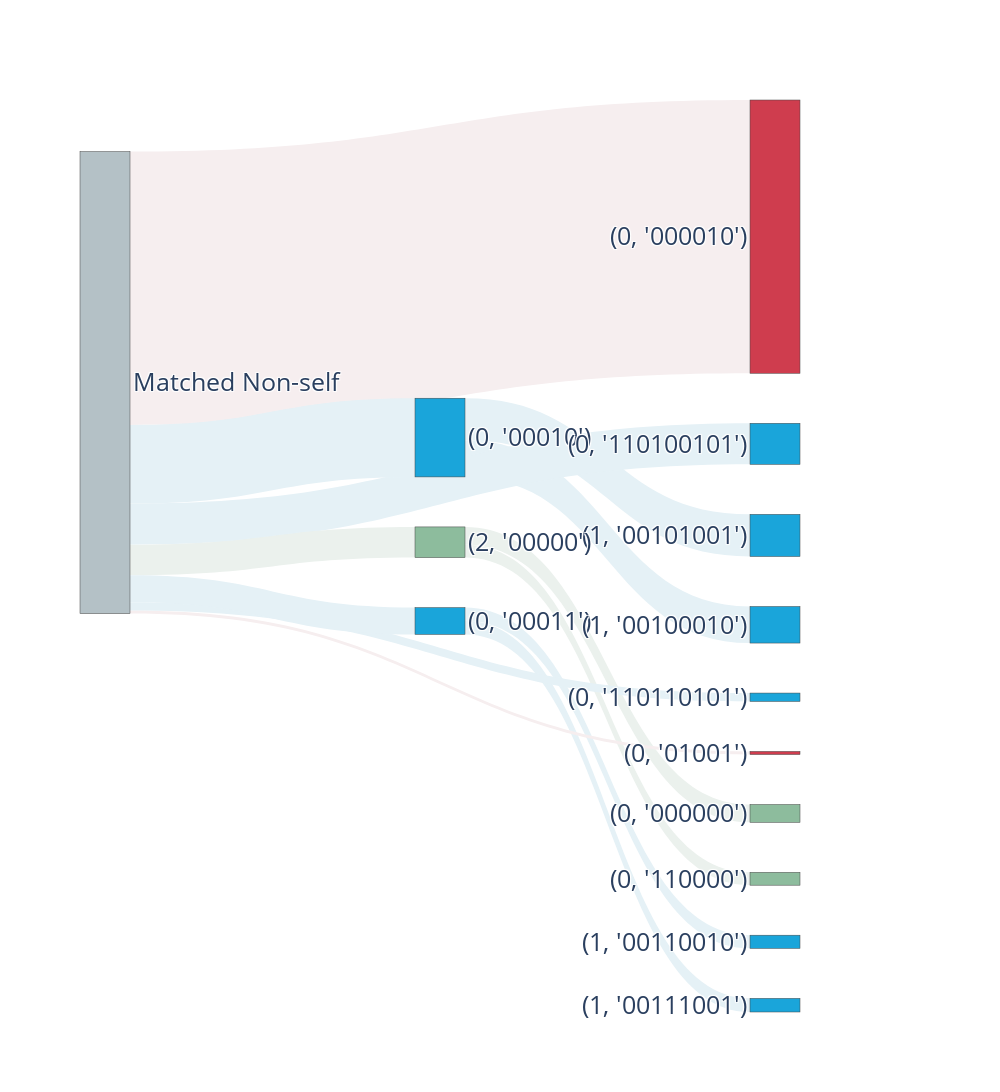

The notebook cell saved with this chart:
### Code cell
import plotly.graph_objects as go


fig = go.Figure(data=[go.Sankey(
    node = dict(
      pad = 50,
      thickness = 50,
      # line = dict(color = "black", width = 0.5),
      label = list(detector_set.keys()),
    #   color = "rgba(28,173,228,255)"
      color=[
        'rgb(180, 193, 198)', 
        'rgb(141, 188, 157)',
        'rgb(207, 61, 78)', 
        'rgb(26, 165, 218)',
        'rgb(26, 165, 218)', 
        'rgb(207, 61, 78)',
        'rgb(141, 188, 157)',
        'rgb(26, 165, 218)',
        'rgb(26, 165, 218)',
        'rgb(26, 165, 218)',
        'rgb(26, 165, 218)',
        'rgb(26, 165, 218)',
        'rgb(26, 165, 218)',
        'rgb(141, 188, 157)',
        ]
    ),
    link = dict(
      source = sk.origin_idx.values, # indices correspond to labels, eg A1, A2, A1, B1, ...
      target = sk.destiny_idx.values,
      value = sk.weight.values,
      color=[
        'rgb(229, 241, 246)', 
        'rgb(229, 241, 246)',
        'rgb(235, 241, 237)', 
        'rgb(235, 241, 237)',
        'rgb(229, 241, 246)', 
        'rgb(229, 241, 246)',
        'rgb(246, 238, 239)',
        'rgb(246, 238, 239)',
        'rgb(229, 241, 246)',
        'rgb(229, 241, 246)',
        'rgb(229, 241, 246)',
        'rgb(235, 241, 237)',
        'rgb(229, 241, 246)',
        ]
  ))])

# fig.update_layout(title_text="Sankey Diagram", font_size=15)
fig.update_layout(
    autosize=False,
    width=1000,
    height=1500,
    margin=dict(
        # l=50,
        r=200,
    ),
    font_size=25,
    # paper_bgcolor="LightSteelBlue",
)
fig.show()

### Figure 1 — Plotly figure (JSON) as saved in the notebook; plotly's stock layout.template omitted (floating-point values rounded to 4 significant figures)
{"data": [{"link": {"color": ["rgb(229, 241, 246)", "rgb(229, 241, 246)", "rgb(235, 241, 237)", "rgb(235, 241, 237)", "rgb(229, 241, 246)", "rgb(229, 241, 246)", "rgb(246, 238, 239)", "rgb(246, 238, 239)", "rgb(229, 241, 246)", "rgb(229, 241, 246)", "rgb(229, 241, 246)", "rgb(235, 241, 237)", "rgb(229, 241, 246)"], "source": [3, 3, 13, 13, 4, 4, 0, 0, 0, 0, 0, 0, 0], "target": [9, 10, 1, 6, 11, 12, 2, 5, 7, 8, 3, 13, 4], "value": [236, 272, 115, 83, 85, 88, 1764, 20, 265, 54, 508, 198, 173]}, "node": {"color": ["rgb(180, 193, 198)", "rgb(141, 188, 157)", "rgb(207, 61, 78)", "rgb(26, 165, 218)", "rgb(26, 165, 218)", "rgb(207, 61, 78)", "rgb(141, 188, 157)", "rgb(26, 165, 218)", "rgb(26, 165, 218)", "rgb(26, 165, 218)", "rgb(26, 165, 218)", "rgb(26, 165, 218)", "rgb(26, 165, 218)", "rgb(141, 188, 157)"], "label": ["Matched Non-self", "(0, '000000')", "(0, '000010')", "(0, '00010')", "(0, '00011')", "(0, '01001')", "(0, '110000')", "(0, '110100101')", "(0, '110110101')", "(1, '00100010')", "(1, '00101001')", "(1, '00110010')", "(1, '00111001')", "(2, '00000')"], "pad": 50, "thickness": 50}, "type": "sankey"}], "layout": {"autosize": false, "font": {"size": 25}, "height": 1500, "margin": {"r": 200}, "width": 1000}}
